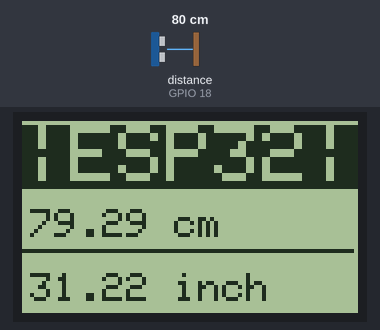
Simulated run of this sketch. Board: ESP32. Shown: 84×48 one-colour display. Wiring (inferred from the names in the program): ultrasonic range finder: trigger GPIO 5; echo GPIO 18. The test bench sets the inputs (shaded band); at power-on: distance to the obstacle (sensor on GPIO 18) 80 cm. The echo pulse lasts 58.3 µs per cm; what the sketch prints to the serial monitor is not drawn.

Above: at 2.2 s.
2.3 s: distance to the obstacle (sensor on GPIO 18) set to 2 cm
At 4.1 s:
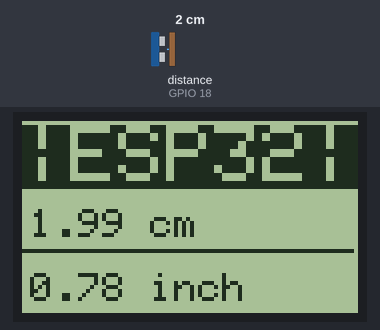
4.5 s: distance to the obstacle (sensor on GPIO 18) set to 4 cm
At 5.4 s:
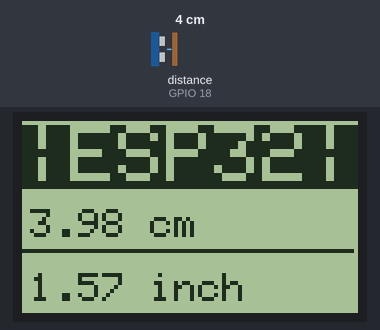
6.6 s: distance to the obstacle (sensor on GPIO 18) set to 9 cm
At 7.9 s:
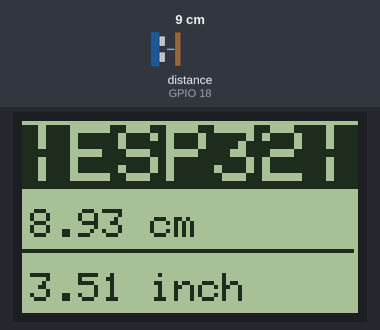
Timing chart, 0 to 9.6 s (numbered marks = the images above; inputs shaded):
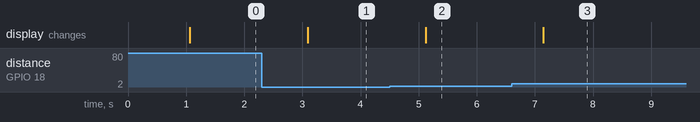

Measured:
- after the input at 2.3 s, the display: changes after 0.79 s (image 1)
- after the input at 4.5 s, the display: changes after 0.62 s (image 2)
- after the input at 6.6 s, the display: changes after 0.55 s (image 3)

The sketch:

3.4.ino
```cpp
#include <SPI.h>
#include <Adafruit_GFX.h>
#include <Adafruit_PCD8544.h>

/* Declare LCD object for SPI
 Adafruit_PCD8544(CLK,DIN,D/C,CE,RST); */
Adafruit_PCD8544 display = Adafruit_PCD8544(14, 23, 4, 15, 2);
int contrastValue = 40; // Default Contrast Value
const int adcPin = 34;
int adcValue = 0;

//Mi medidor de distancia
const int trigPin = 5; // Pin conectado al Trigger del sensor ultrasónico
const int echoPin = 18; // Pin conectado al Echo del sensor ultrasónico
// Definir la velocidad del sonido en cm/us
#define SOUND_SPEED 0.034 // Velocidad del sonido en cm/us
#define CM_TO_INCH 0.393701 // Conversión de centímetros a pulgadas
long duration; // Variable para almacenar el tiempo que tarda el eco en volver
float distanceCm; // Variable para almacenar la distancia en centímetros
float distanceInch; // Variable para almacenar la distancia en pulgadas

void setup()
{
  Serial.begin(9600);
  pinMode(trigPin, OUTPUT); // Configurar el pin Trigger como salida
  pinMode(echoPin, INPUT); // Configurar el pin Echo como entrada
  /* Initialize the Display*/
  display.begin();

  /* Change the contrast using the following API*/
  display.setContrast(contrastValue);

  /* Clear the buffer */
  display.clearDisplay();
  display.display();
  delay(1000);

}

void loop()
{
  // Calcular distancia
  digitalWrite(trigPin, LOW); // Asegurarse de que el Trigger está apagado
  delayMicroseconds(2);
  // Enviar una señal de 10 microsegundos al Trigger
  digitalWrite(trigPin, HIGH);
  delayMicroseconds(10);
  digitalWrite(trigPin, LOW);
  // Leer el tiempo de viaje del pulso usando el pin Echo
  duration = pulseIn(echoPin, HIGH);
  Serial.println(duration);
  // Calcular la distancia en centímetros
  distanceCm = duration * SOUND_SPEED / 2;
  // Convertir la distancia a pulgadas
  distanceInch = distanceCm * CM_TO_INCH;
  // Mostrar la distancia en el Monitor Serial
  Serial.print("Distance (cm): ");
  Serial.println(distanceCm);
  Serial.print("Distance (inch): ");
  Serial.println(distanceInch);

  display.setContrast(contrastValue);

// Imprimir distancia display
  display.clearDisplay();
  display.setTextColor(WHITE, BLACK);
  display.setCursor(0,1);
  display.setTextSize(2);
  display.print("|ESP32|");
  display.setTextSize(1);
  display.setTextColor(BLACK);
  display.setCursor(2,22);
  display.print(distanceCm);
  display.print(" cm");
  display.drawFastHLine(0,32,83,BLACK);
  display.setCursor(2, 38);
  display.print(distanceInch);
  display.print(" inch");
  display.display();


  delay(1000);
}
```
